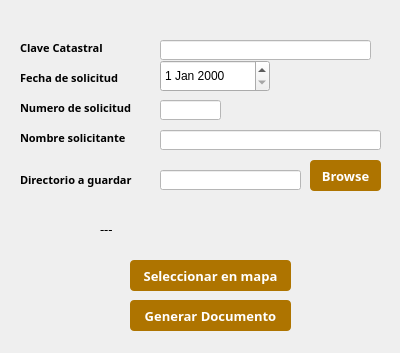
<?xml version="1.0" encoding="UTF-8"?>
<ui version="4.0">
 <class>ConstIdentificacionDialogBase</class>
 <widget class="QDialog" name="ConstIdentificacionDialogBase">
  <property name="geometry">
   <rect>
    <x>0</x>
    <y>0</y>
    <width>400</width>
    <height>353</height>
   </rect>
  </property>
  <property name="windowTitle">
   <string>Constancia Identificacion</string>
  </property>
  <widget class="QPushButton" name="btnSeleccionar">
   <property name="geometry">
    <rect>
     <x>130</x>
     <y>260</y>
     <width>161</width>
     <height>31</height>
    </rect>
   </property>
   <property name="font">
    <font>
     <family>Century Gothic</family>
     <pointsize>10</pointsize>
     <weight>75</weight>
     <bold>true</bold>
    </font>
   </property>
   <property name="styleSheet">
    <string notr="true">QPushButton{
background : rgb(174, 116, 0);
color : rgb(255, 255, 255);
border-radius : 4px;
}
QPushButton::hover{
background : rgb(104, 69, 13);
color : rgb(255, 255, 255);
border-radius : 4px;
}
QPushButton:disabled {
background: rgb(217, 217, 217)
}</string>
   </property>
   <property name="text">
    <string>Seleccionar en mapa</string>
   </property>
  </widget>
  <widget class="QPushButton" name="btnGenerar">
   <property name="geometry">
    <rect>
     <x>130</x>
     <y>300</y>
     <width>161</width>
     <height>31</height>
    </rect>
   </property>
   <property name="font">
    <font>
     <family>Century Gothic</family>
     <pointsize>10</pointsize>
     <weight>75</weight>
     <bold>true</bold>
    </font>
   </property>
   <property name="styleSheet">
    <string notr="true">QPushButton{
background : rgb(174, 116, 0);
color : rgb(255, 255, 255);
border-radius : 4px;
}
QPushButton::hover{
background : rgb(104, 69, 13);
color : rgb(255, 255, 255);
border-radius : 4px;
}
QPushButton:disabled {
background: rgb(217, 217, 217)
}</string>
   </property>
   <property name="text">
    <string>Generar Documento</string>
   </property>
  </widget>
  <widget class="QLineEdit" name="fldCveCat">
   <property name="enabled">
    <bool>true</bool>
   </property>
   <property name="geometry">
    <rect>
     <x>160</x>
     <y>40</y>
     <width>211</width>
     <height>20</height>
    </rect>
   </property>
   <property name="font">
    <font>
     <family>Century Gothic</family>
     <pointsize>10</pointsize>
    </font>
   </property>
   <property name="styleSheet">
    <string notr="true">background: rgb(255,255,255)</string>
   </property>
  </widget>
  <widget class="QLabel" name="label">
   <property name="geometry">
    <rect>
     <x>20</x>
     <y>40</y>
     <width>101</width>
     <height>16</height>
    </rect>
   </property>
   <property name="font">
    <font>
     <family>Century Gothic</family>
     <pointsize>8</pointsize>
     <weight>75</weight>
     <bold>true</bold>
    </font>
   </property>
   <property name="text">
    <string>Clave Catastral</string>
   </property>
  </widget>
  <widget class="QLabel" name="lbEstatusCedula">
   <property name="geometry">
    <rect>
     <x>100</x>
     <y>220</y>
     <width>231</width>
     <height>16</height>
    </rect>
   </property>
   <property name="font">
    <font>
     <family>Century Gothic</family>
     <pointsize>10</pointsize>
    </font>
   </property>
   <property name="text">
    <string>&lt;html&gt;&lt;head/&gt;&lt;body&gt;&lt;p&gt;---&lt;/p&gt;&lt;/body&gt;&lt;/html&gt;</string>
   </property>
  </widget>
  <widget class="QLineEdit" name="fldDirectorio">
   <property name="enabled">
    <bool>false</bool>
   </property>
   <property name="geometry">
    <rect>
     <x>160</x>
     <y>170</y>
     <width>141</width>
     <height>20</height>
    </rect>
   </property>
   <property name="font">
    <font>
     <family>Century Gothic</family>
     <pointsize>10</pointsize>
    </font>
   </property>
   <property name="styleSheet">
    <string notr="true">background: rgb(255,255,255)</string>
   </property>
  </widget>
  <widget class="QPushButton" name="btnBrowse">
   <property name="geometry">
    <rect>
     <x>310</x>
     <y>160</y>
     <width>71</width>
     <height>31</height>
    </rect>
   </property>
   <property name="font">
    <font>
     <family>Century Gothic</family>
     <pointsize>10</pointsize>
     <weight>75</weight>
     <bold>true</bold>
    </font>
   </property>
   <property name="styleSheet">
    <string notr="true">QPushButton{
background : rgb(174, 116, 0);
color : rgb(255, 255, 255);
border-radius : 4px;
}
QPushButton::hover{
background : rgb(104, 69, 13);
color : rgb(255, 255, 255);
border-radius : 4px;
}
QPushButton:disabled {
background: rgb(217, 217, 217)
}</string>
   </property>
   <property name="text">
    <string>Browse</string>
   </property>
  </widget>
  <widget class="QLabel" name="label_2">
   <property name="geometry">
    <rect>
     <x>20</x>
     <y>170</y>
     <width>131</width>
     <height>20</height>
    </rect>
   </property>
   <property name="font">
    <font>
     <family>Century Gothic</family>
     <pointsize>8</pointsize>
     <weight>75</weight>
     <bold>true</bold>
    </font>
   </property>
   <property name="text">
    <string>Directorio a guardar</string>
   </property>
  </widget>
  <widget class="QLabel" name="label_3">
   <property name="geometry">
    <rect>
     <x>20</x>
     <y>100</y>
     <width>131</width>
     <height>16</height>
    </rect>
   </property>
   <property name="font">
    <font>
     <family>Century Gothic</family>
     <pointsize>8</pointsize>
     <weight>75</weight>
     <bold>true</bold>
    </font>
   </property>
   <property name="text">
    <string>Numero de solicitud</string>
   </property>
  </widget>
  <widget class="QLabel" name="label_4">
   <property name="geometry">
    <rect>
     <x>20</x>
     <y>70</y>
     <width>121</width>
     <height>16</height>
    </rect>
   </property>
   <property name="font">
    <font>
     <family>Century Gothic</family>
     <pointsize>8</pointsize>
     <weight>75</weight>
     <bold>true</bold>
    </font>
   </property>
   <property name="text">
    <string>Fecha de solicitud</string>
   </property>
  </widget>
  <widget class="QLabel" name="label_5">
   <property name="geometry">
    <rect>
     <x>20</x>
     <y>130</y>
     <width>131</width>
     <height>16</height>
    </rect>
   </property>
   <property name="font">
    <font>
     <family>Century Gothic</family>
     <pointsize>8</pointsize>
     <weight>75</weight>
     <bold>true</bold>
    </font>
   </property>
   <property name="text">
    <string>Nombre solicitante</string>
   </property>
  </widget>
  <widget class="QDateEdit" name="dateEdit">
   <property name="geometry">
    <rect>
     <x>160</x>
     <y>60</y>
     <width>110</width>
     <height>32</height>
    </rect>
   </property>
  </widget>
  <widget class="QLineEdit" name="fldNumSolucitud">
   <property name="enabled">
    <bool>true</bool>
   </property>
   <property name="geometry">
    <rect>
     <x>160</x>
     <y>100</y>
     <width>61</width>
     <height>20</height>
    </rect>
   </property>
   <property name="font">
    <font>
     <family>Century Gothic</family>
     <pointsize>10</pointsize>
    </font>
   </property>
   <property name="styleSheet">
    <string notr="true">background: rgb(255,255,255)</string>
   </property>
  </widget>
  <widget class="QLineEdit" name="fldNomSolic">
   <property name="enabled">
    <bool>true</bool>
   </property>
   <property name="geometry">
    <rect>
     <x>160</x>
     <y>130</y>
     <width>221</width>
     <height>20</height>
    </rect>
   </property>
   <property name="font">
    <font>
     <family>Century Gothic</family>
     <pointsize>10</pointsize>
    </font>
   </property>
   <property name="styleSheet">
    <string notr="true">background: rgb(255,255,255)</string>
   </property>
  </widget>
 </widget>
 <resources/>
 <connections/>
</ui>
